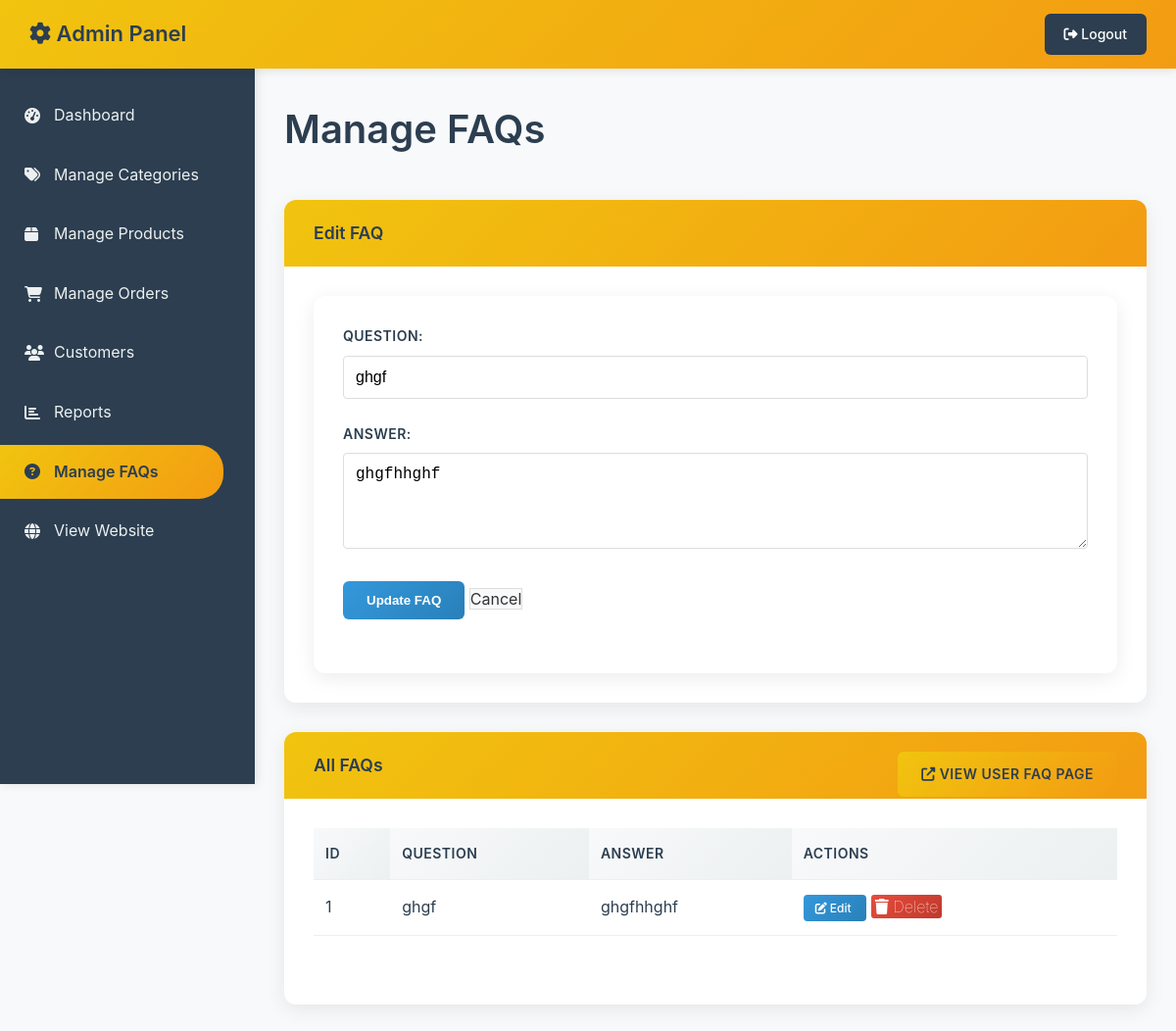
/admin/faqs.php?edit=1, run on the app's committed database.
### tables this page shows
CREATE TABLE `faqs` (
  `id` int(11) NOT NULL,
  `question` text NOT NULL,
  `answer` text NOT NULL,
  `created_at` timestamp NOT NULL DEFAULT current_timestamp()
);

### admin/faqs.php (the view, shortened to what this page needs)
<?php
require_once '../config/database.php';
$edit_faq = null;
if (isset($_GET['edit']) && is_numeric($_GET['edit'])) {
    $stmt = $pdo->prepare("SELECT * FROM faqs WHERE id = ?");
    $stmt->execute([$_GET['edit']]);
    $edit_faq = $stmt->fetch();
}
try {
    $stmt = $pdo->query("SELECT * FROM faqs ORDER BY id DESC");
    $faqs = $stmt->fetchAll();
} catch (PDOException $e) {
    $error = "Error fetching FAQs: " . $e->getMessage();
    $faqs = [];
}
?>
<!DOCTYPE html>
<html lang="en">
<head>
    <link rel="stylesheet" href="../assets/css/style.css">
    <link rel="stylesheet" href="../assets/css/admin.css">
    <link rel="stylesheet" href="https://cdnjs.cloudflare.com/ajax/libs/font-awesome/6.4.0/css/all.min.css">
</head>
<body class="admin-body">
    <header class="admin-header">
        <div class="admin-nav">
            <div class="admin-brand">
                <h2><i class="fas fa-cog"></i> Admin Panel</h2>
            </div>
            <div class="admin-user">
                <a href="../pages/logout.php" class="logout-btn"><i class="fas fa-sign-out-alt"></i> Logout</a>
            </div>
        </div>
    </header>
    <div class="admin-container">
        <aside class="admin-sidebar">
            <nav class="admin-menu">
                <ul>
                    <li><a href="dashboard.php"><i class="fas fa-tachometer-alt"></i> Dashboard</a></li>
                    <li><a href="categories.php"><i class="fas fa-tags"></i> Manage Categories</a></li>
                    <li><a href="products.php"><i class="fas fa-box"></i> Manage Products</a></li>
                    <li><a href="orders.php"><i class="fas fa-shopping-cart"></i> Manage Orders</a></li>
                    <li><a href="customers.php"><i class="fas fa-users"></i> Customers</a></li>
                    <li><a href="reports.php"><i class="fas fa-chart-bar"></i> Reports</a></li>
                    <li><a href="faqs.php" class="active"><i class="fas fa-question-circle"></i> Manage FAQs</a></li>
                    <li><a href="../index.php"><i class="fas fa-globe"></i> View Website</a></li>
                </ul>
            </nav>
        </aside>
        <main class="admin-main">
            <div class="admin-content">
                <h1>Manage FAQs</h1>
                <div class="admin-card">
                    <div class="admin-card-header">
                        <?php echo $edit_faq ? 'Edit FAQ' : 'Add New FAQ'; ?>
                    </div>
                    <div class="admin-card-body">
                        <form method="post" class="admin-form">
                            <div class="form-group">
                                <label for="question">Question:</label>
                                <input type="text" id="question" name="question" class="form-control"
                                       value="<?php echo htmlspecialchars($edit_faq['question'] ?? ''); ?>" required>
                            </div>
                            <div class="form-group">
                                <label for="answer">Answer:</label>
                                <textarea id="answer" name="answer" class="form-control" rows="4" required><?php echo htmlspecialchars($edit_faq['answer'] ?? ''); ?></textarea>
                            </div>
                            <div class="form-group">
                                <button type="submit" class="btn-primary">
                                    <?php echo $edit_faq ? 'Update FAQ' : 'Add FAQ'; ?>
                                </button>
                                <?php if ($edit_faq): ?>
                                    <a href="faqs.php" class="btn-secondary">Cancel</a>
                                <?php endif; ?>
                            </div>
                        </form>
                    </div>
                </div>
                <div class="admin-card" style="margin-top: 30px;">
                    <div class="admin-card-header">
                        All FAQs
                        <a href="../pages/faqs.php" target="_blank" class="view-all-btn" style="float: right;">
                            <i class="fas fa-external-link-alt"></i> View User FAQ Page
                        </a>
                    </div>
                    <div class="admin-card-body">
                        <div class="table-container">
                            <table class="admin-table">
                                <thead>
                                    <tr>
                                        <th>ID</th>
                                        <th>Question</th>
                                        <th>Answer</th>
                                        <th>Actions</th>
                                    </tr>
                                </thead>
                                <tbody>
                                    <?php if (count($faqs) > 0): ?>
                                        <?php foreach ($faqs as $faq): ?>
                                            <tr>
                                                <td><?php echo htmlspecialchars($faq['id']); ?></td>
                                                <td><?php echo htmlspecialchars(substr($faq['question'], 0, 50)) . (strlen($faq['question']) > 50 ? '...' : ''); ?></td>
                                                <td><?php echo htmlspecialchars(substr($faq['answer'], 0, 100)) . (strlen($faq['answer']) > 100 ? '...' : ''); ?></td>
                                                <td>
                                                    <a href="faqs.php?edit=<?php echo $faq['id']; ?>" class="btn-small">
                                                        <i class="fas fa-edit"></i> Edit
                                                    </a>
                                                    <a href="faqs.php?delete=<?php echo $faq['id']; ?>"
                                                       class="btn-danger"
                                                       onclick="return confirm('Are you sure you want to delete this FAQ?')">
                                                        <i class="fas fa-trash"></i> Delete
                                                    </a>
                                                </td>
                                            </tr>
                                        <?php endforeach; ?>
                                    <?php else: ?>
                                        <tr><td colspan="4">No FAQs found.</td></tr>
                                    <?php endif; ?>
                                </tbody>
                            </table>
                        </div>
                    </div>
                </div>
            </div>
        </main>
    </div>
</body>
</html>

### assets/css/style.css (style rules this page uses)
* { margin: 0; padding: 0; box-sizing: border-box; }
body { font-family: 'Arial', sans-serif; line-height: 1.6; color: #333; background-color: #f8f9fa; }
a { text-decoration: none; color: #333; }
header { background-color: #fff; box-shadow: 0 2px 5px rgba(0,0,0,0.1); padding: 1rem 2rem; display: flex; justify-content: space-between; align-items: center; position: sticky; top: 0; z-index: 1000; }
nav { display: flex; gap: 1.5rem; }
nav a { color: #555; transition: color 0.3s; }
.btn-primary { background-color: #f4c430; color: #333; }
.btn-secondary { background-color: #6c757d; color: white; }
.form-group { margin-bottom: 1rem; }
.form-group label { display: block; margin-bottom: 0.5rem; font-weight: 500; }
.form-group input, .form-group textarea, .form-group select { width: 100%; padding: 0.75rem; border: 1px solid #ddd; border-radius: 4px; font-size: 1rem; }
.btn-primary { background: #333; color: #fff; }
.btn-secondary { background: #f8f9fa; color: #333; border: 1px solid #ddd; }
.form-control { width: 100%; padding: 0.75rem; border: 1px solid #ddd; border-radius: 4px; font-size: 1rem; }
.form-group input { width: 100%; padding: 0.75rem; border: 1px solid #ddd; border-radius: 4px; font-size: 1rem; }

### data on the page
faqs: question "ghgf", answer "ghgfhhghf", id "1"
